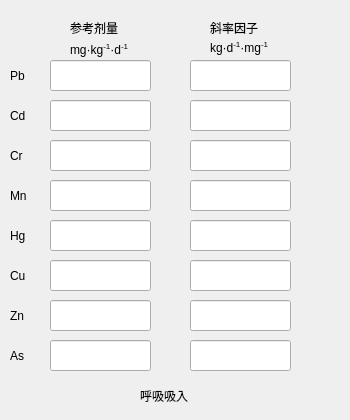
     <widget class="QWidget" name="tab_3">
      <attribute name="title">
       <string>呼吸吸入</string>
      </attribute>
      <widget class="QLabel" name="label_75">
       <property name="geometry">
        <rect>
         <x>70</x>
         <y>20</y>
         <width>61</width>
         <height>16</height>
        </rect>
       </property>
       <property name="text">
        <string>参考剂量</string>
       </property>
      </widget>
      <widget class="QLabel" name="label_78">
       <property name="geometry">
        <rect>
         <x>210</x>
         <y>20</y>
         <width>72</width>
         <height>15</height>
        </rect>
       </property>
       <property name="text">
        <string>斜率因子</string>
       </property>
      </widget>
      <widget class="QLabel" name="label_88">
       <property name="geometry">
        <rect>
         <x>140</x>
         <y>380</y>
         <width>61</width>
         <height>31</height>
        </rect>
       </property>
       <property name="text">
        <string>呼吸吸入</string>
       </property>
      </widget>
      <widget class="QLabel" name="label_112">
       <property name="geometry">
        <rect>
         <x>70</x>
         <y>40</y>
         <width>81</width>
         <height>21</height>
        </rect>
       </property>
       <property name="text">
        <string>&lt;html&gt;&lt;head/&gt;&lt;body&gt;&lt;p&gt;&lt;span style=&quot; font-family:'Times New Roman'; color:#000000;&quot;&gt;mg·kg&lt;/span&gt;&lt;span style=&quot; font-family:'Times New Roman'; color:#000000; vertical-align:super;&quot;&gt;-1&lt;/span&gt;&lt;span style=&quot; font-family:'Times New Roman'; color:#000000;&quot;&gt;·d&lt;/span&gt;&lt;span style=&quot; font-family:'Times New Roman'; color:#000000; vertical-align:super;&quot;&gt;-1&lt;/span&gt;&lt;/p&gt;&lt;/body&gt;&lt;/html&gt;</string>
       </property>
      </widget>
      <widget class="QLabel" name="label_76">
       <property name="geometry">
        <rect>
         <x>10</x>
         <y>140</y>
         <width>61</width>
         <height>31</height>
        </rect>
       </property>
       <property name="text">
        <string>Cr</string>
       </property>
      </widget>
      <widget class="QLabel" name="label_79">
       <property name="geometry">
        <rect>
         <x>10</x>
         <y>340</y>
         <width>61</width>
         <height>31</height>
        </rect>
       </property>
       <property name="text">
        <string>As</string>
       </property>
      </widget>
      <widget class="QLabel" name="label_80">
       <property name="geometry">
        <rect>
         <x>10</x>
         <y>60</y>
         <width>61</width>
         <height>31</height>
        </rect>
       </property>
       <property name="text">
        <string>Pb</string>
       </property>
      </widget>
      <widget class="QLabel" name="label_81">
       <property name="geometry">
        <rect>
         <x>10</x>
         <y>260</y>
         <width>61</width>
         <height>31</height>
        </rect>
       </property>
       <property name="text">
        <string>Cu</string>
       </property>
      </widget>
      <widget class="QLabel" name="label_82">
       <property name="geometry">
        <rect>
         <x>10</x>
         <y>220</y>
         <width>61</width>
         <height>31</height>
        </rect>
       </property>
       <property name="text">
        <string>Hg</string>
       </property>
      </widget>
      <widget class="QLabel" name="label_83">
       <property name="geometry">
        <rect>
         <x>10</x>
         <y>100</y>
         <width>61</width>
         <height>31</height>
        </rect>
       </property>
       <property name="text">
        <string>Cd</string>
       </property>
      </widget>
      <widget class="QLabel" name="label_84">
       <property name="geometry">
        <rect>
         <x>10</x>
         <y>180</y>
         <width>61</width>
         <height>31</height>
        </rect>
       </property>
       <property name="text">
        <string>Mn</string>
       </property>
      </widget>
      <widget class="QLabel" name="label_85">
       <property name="geometry">
        <rect>
         <x>10</x>
         <y>300</y>
         <width>61</width>
         <height>31</height>
        </rect>
       </property>
       <property name="text">
        <string>Zn</string>
       </property>
      </widget>
      <widget class="QLabel" name="label_113">
       <property name="geometry">
        <rect>
         <x>210</x>
         <y>40</y>
         <width>131</width>
         <height>16</height>
        </rect>
       </property>
       <property name="text">
        <string>&lt;html&gt;&lt;head/&gt;&lt;body&gt;&lt;p&gt;&lt;span style=&quot; font-family:'Times New Roman'; color:#000000;&quot;&gt;kg·d&lt;/span&gt;&lt;span style=&quot; font-family:'Times New Roman'; color:#000000; vertical-align:super;&quot;&gt;-1&lt;/span&gt;&lt;span style=&quot; font-family:'Times New Roman'; color:#000000;&quot;&gt;·mg&lt;/span&gt;&lt;span style=&quot; font-family:'Times New Roman'; color:#000000; vertical-align:super;&quot;&gt;-1&lt;/span&gt;&lt;/p&gt;&lt;/body&gt;&lt;/html&gt;</string>
       </property>
      </widget>
      <widget class="QLineEdit" name="sfb_as">
       <property name="geometry">
        <rect>
         <x>190</x>
         <y>340</y>
         <width>101</width>
         <height>31</height>
        </rect>
       </property>
      </widget>
      <widget class="QLineEdit" name="rfdb_pb">
       <property name="geometry">
        <rect>
         <x>50</x>
         <y>60</y>
         <width>101</width>
         <height>31</height>
        </rect>
       </property>
      </widget>
      <widget class="QLineEdit" name="rfdb_cr">
       <property name="geometry">
        <rect>
         <x>50</x>
         <y>140</y>
         <width>101</width>
         <height>31</height>
        </rect>
       </property>
      </widget>
      <widget class="QLineEdit" name="rfdb_cu">
       <property name="geometry">
        <rect>
         <x>50</x>
         <y>260</y>
         <width>101</width>
         <height>31</height>
        </rect>
       </property>
      </widget>
      <widget class="QLineEdit" name="sfb_mn">
       <property name="geometry">
        <rect>
         <x>190</x>
         <y>180</y>
         <width>101</width>
         <height>31</height>
        </rect>
       </property>
      </widget>
      <widget class="QLineEdit" name="sfb_cd">
       <property name="geometry">
        <rect>
         <x>190</x>
         <y>100</y>
         <width>101</width>
         <height>31</height>
        </rect>
       </property>
      </widget>
      <widget class="QLineEdit" name="sfb_cu">
       <property name="geometry">
        <rect>
         <x>190</x>
         <y>260</y>
         <width>101</width>
         <height>31</height>
        </rect>
       </property>
      </widget>
      <widget class="QLineEdit" name="rfdb_as">
       <property name="geometry">
        <rect>
         <x>50</x>
         <y>340</y>
         <width>101</width>
         <height>31</height>
        </rect>
       </property>
      </widget>
      <widget class="QLineEdit" name="rfdb_zn">
       <property name="geometry">
        <rect>
         <x>50</x>
         <y>300</y>
         <width>101</width>
         <height>31</height>
        </rect>
       </property>
      </widget>
      <widget class="QLineEdit" name="sfb_pb">
       <property name="geometry">
        <rect>
         <x>190</x>
         <y>60</y>
         <width>101</width>
         <height>31</height>
        </rect>
       </property>
      </widget>
      <widget class="QLineEdit" name="rfdb_mn">
       <property name="geometry">
        <rect>
         <x>50</x>
         <y>180</y>
         <width>101</width>
         <height>31</height>
        </rect>
       </property>
      </widget>
      <widget class="QLineEdit" name="rfdb_cd">
       <property name="geometry">
        <rect>
         <x>50</x>
         <y>100</y>
         <width>101</width>
         <height>31</height>
        </rect>
       </property>
      </widget>
      <widget class="QLineEdit" name="rfdb_hg">
       <property name="geometry">
        <rect>
         <x>50</x>
         <y>220</y>
         <width>101</width>
         <height>31</height>
        </rect>
       </property>
      </widget>
      <widget class="QLineEdit" name="sfb_cr">
       <property name="geometry">
        <rect>
         <x>190</x>
         <y>140</y>
         <width>101</width>
         <height>31</height>
        </rect>
       </property>
      </widget>
      <widget class="QLineEdit" name="sfb_zn">
       <property name="geometry">
        <rect>
         <x>190</x>
         <y>300</y>
         <width>101</width>
         <height>31</height>
        </rect>
       </property>
      </widget>
      <widget class="QLineEdit" name="sfb_hg">
       <property name="geometry">
        <rect>
         <x>190</x>
         <y>220</y>
         <width>101</width>
         <height>31</height>
        </rect>
       </property>
      </widget>
     </widget>
